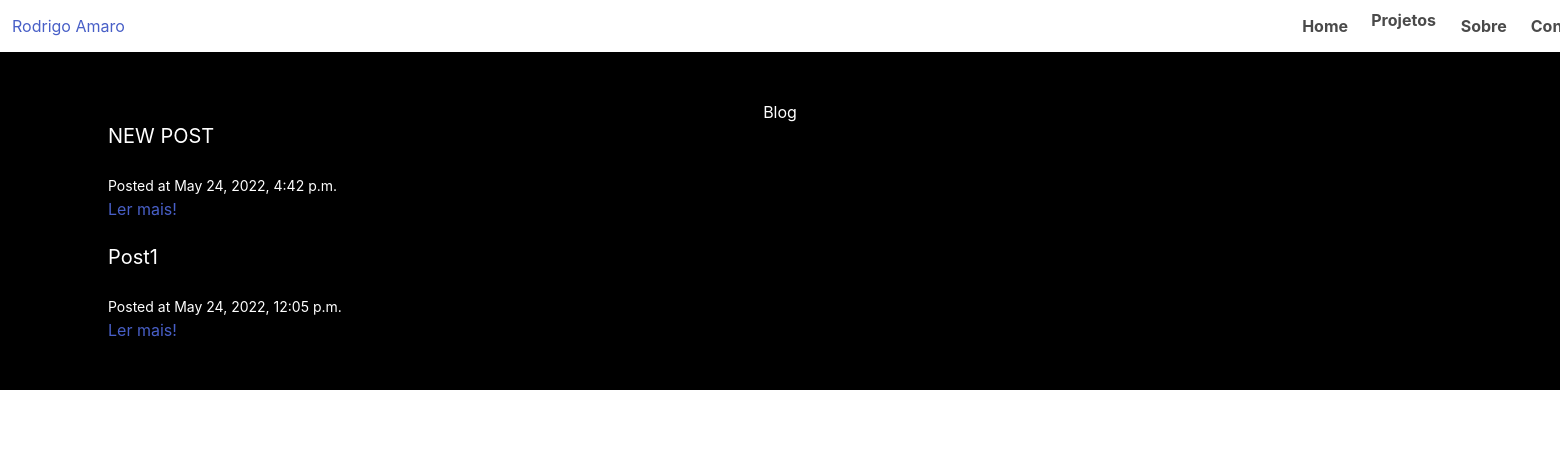
/blog, run on an earlier commit of the app's database.
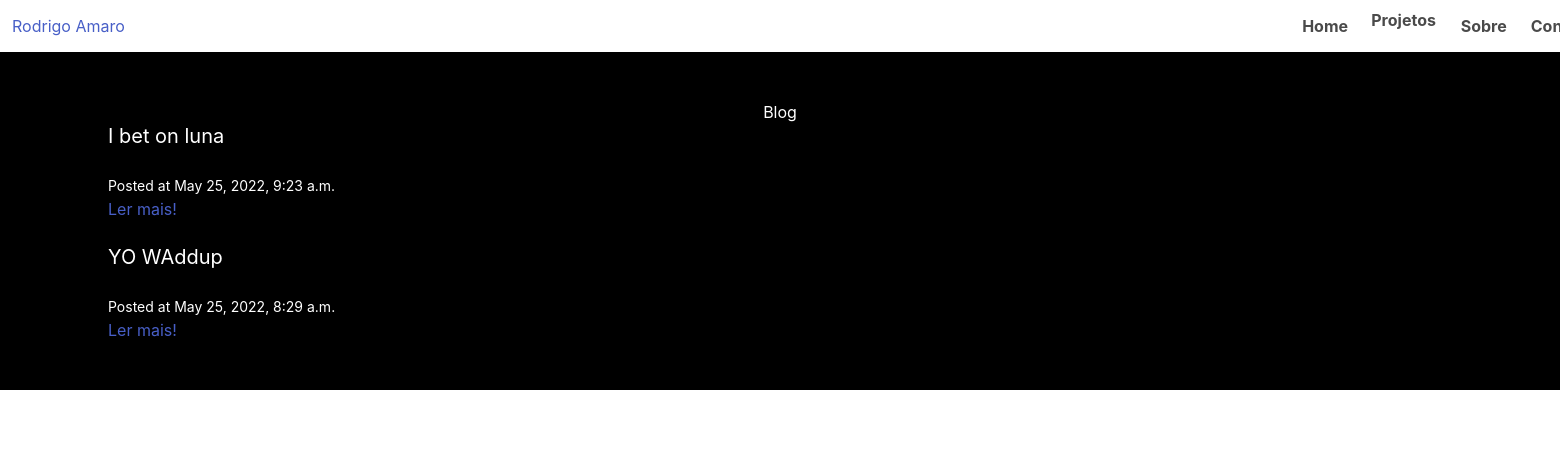
And on a later commit of the database.
### portfolio/models.py (models this page shows)
class Post(models.Model):
    title = models.CharField(max_length=300, unique=True)
    slug = models.SlugField()
    author = models.ForeignKey(User, on_delete=models.CASCADE, related_name='portfolio_post')
    body = models.TextField()
    date_added = models.DateTimeField(auto_now_add=True)
    class Meta:
        ordering = ['-date_added']

### portfolio/views.py (the view)
# urls.py: path('blog', views.blog_page_view, name='blog'),
def blog_page_view(request):
    posts = Post.objects.all()
    return render(request, 'portfolio/blog.html', {'posts': posts})

### portfolio/templates/portfolio/blog.html (shortened to what this page needs)
{% extends 'portfolio/layout.html' %}
{% block content %}
    <center><h1 style="color: white;">Blog</h1></center>
    {% for post in posts %}
        <div class="post block">
            <h2 style="color: white" class="subtitle">{{ post.title }}</h2>
            <small style="color: white">Posted at {{ post.date_added }}</small>
            <a href="{% url 'portfolio:post_detail' post.slug %}">Ler mais!</a>
        </div>
    {% endfor %}
{% endblock content %}

### portfolio/templates/portfolio/layout.html (shortened to what this page needs)
<!DOCTYPE html>
<html lang="">
<head>
    <link rel="stylesheet" href="https://cdn.jsdelivr.net/npm/bulma@0.9.1/css/bulma.min.css">
    {% load static %}
    <link rel="stylesheet" type="text/css" href="{% static 'portfolio/css/dropdown.css' %}"/>
</head>
<body style="background: black">
<nav class="navbar">
    <div class="navbar-brand">
        <a href="/" class="navbar-item">Rodrigo Amaro</a>
        <a class="navbar-item" style="left:180%" href={% url 'portfolio:home' %}><strong>Home</strong></a>
        <div class="dropdown">
            <a class="navbar-item" style="left: 1300%;" href={% url 'portfolio:projeto' %}><strong>Projetos</strong></a>
        </div>
        <a class="navbar-item" style="left:180%" href={% url 'portfolio:sobre' %}><strong>Sobre</strong></a>
        <a class="navbar-item" style="left:180%" href={% url 'portfolio:contacto' %}><strong>Contacto</strong></a>
    </div>
</nav>
<section style="height: 100%" class="section">
    <div class="container">
        {% block content %}
        {% endblock %}
    </div>
</section>
<nav class="navbar">
    <div class="navbar-brand">
    </div>
</nav>
</body>
</html>

### portfolio/static/portfolio/css/dropdown.css (style rules this page uses)
.dropdown { position: relative; display: inline-block; }

What changed in the data, as far as the page shows it:
removed Post: title "NEW POST", date_added "May 24, 2022, 4:42 p.m."
removed Post: title "Post1", date_added "May 24, 2022, 12:05 p.m."
added Post: title "I bet on luna", date_added "May 25, 2022, 9:23 a.m."
added Post: title "YO WAddup", date_added "May 25, 2022, 8:29 a.m."
